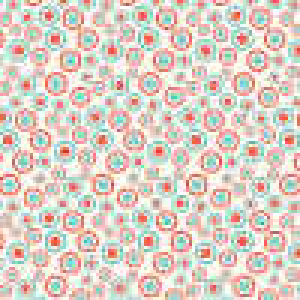
#> input picture examples/assets/pattern.jpg, 100 x 100 px (shown 3 times larger)
$ python redimg.py ../../../../../../examples/assets/pattern.jpg ../../../../../../examples/assets/pattern.jpg ../../../../../../examples/assets/pattern.jpg ../../../../../../examples/assets/pattern.jpg out.png
#> lines starting #> are read from the running program, lines starting #| are printed output that depends on the picture
"""redimg.py OURS CHR FF WK OUT.png [x0 y0 x1 y1 scale]: ours with the off-all-three pixels painted red (agreed) / magenta (browsers spread)."""
import sys, numpy as np
from PIL import Image
L = lambda p: np.asarray(Image.open(p).convert('RGB'), dtype=np.int16)
ours, *refs = [L(p) for p in sys.argv[1:5]]
#> refs = 3 items
h = min([ours.shape[0]] + [r.shape[0] for r in refs]); w = min([ours.shape[1]] + [r.shape[1] for r in refs])
#> after `h = min([ours.shape[0]] + [r.shape[0] for r in refs])`: h = 100
#> after `w = min([ours.shape[1]] + [r.shape[1] for r in refs])`: w = 100
ours = ours[:h, :w]; refs = [r[:h, :w] for r in refs]
off = [np.abs(ours - r).max(axis=2) > 20 for r in refs]
#> off = 3 items
all3 = off[0] & off[1] & off[2]
#> all3: shape (100, 100) bool; every value is 0
spread = np.zeros((h, w), bool)
for i in range(3):
    for j in range(i + 1, 3):
        spread |= np.abs(refs[i] - refs[j]).max(axis=2) > 20
img = (ours * 0.45 + 140).astype(np.uint8)
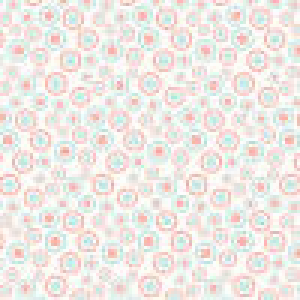
#> img: shape (100, 100, 3) (shown 3 times larger); mean R, G, B 238.2, 232.8, 228.4
img[all3 & ~spread] = (255, 0, 0); img[all3 & spread] = (255, 0, 255)
im = Image.fromarray(img)
if len(sys.argv) > 6:
    x0, y0, x1, y1, s = map(int, sys.argv[6:11])
    im = im.crop((x0, y0, x1, y1)).resize(((x1-x0)*s, (y1-y0)*s), Image.NEAREST)
im.save(sys.argv[5])
